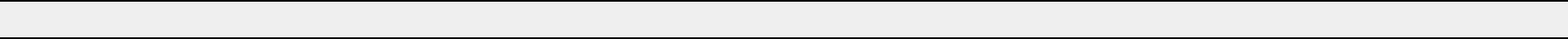
<?xml version="1.0" encoding="UTF-8"?>
<ui version="4.0">
 <class>FrameworkBottom</class>
 <widget class="qMRMLWidget" name="FrameworkBottom">
  <property name="geometry">
   <rect>
    <x>0</x>
    <y>0</y>
    <width>1868</width>
    <height>46</height>
   </rect>
  </property>
  <property name="sizePolicy">
   <sizepolicy hsizetype="Preferred" vsizetype="Fixed">
    <horstretch>0</horstretch>
    <verstretch>0</verstretch>
   </sizepolicy>
  </property>
  <property name="minimumSize">
   <size>
    <width>0</width>
    <height>46</height>
   </size>
  </property>
  <property name="maximumSize">
   <size>
    <width>16777215</width>
    <height>46</height>
   </size>
  </property>
  <property name="styleSheet">
   <string notr="true"/>
  </property>
  <layout class="QVBoxLayout" name="verticalLayout">
   <property name="spacing">
    <number>0</number>
   </property>
   <property name="leftMargin">
    <number>0</number>
   </property>
   <property name="topMargin">
    <number>0</number>
   </property>
   <property name="rightMargin">
    <number>0</number>
   </property>
   <property name="bottomMargin">
    <number>0</number>
   </property>
   <item>
    <widget class="QLabel" name="label">
     <property name="sizePolicy">
      <sizepolicy hsizetype="Maximum" vsizetype="Fixed">
       <horstretch>0</horstretch>
       <verstretch>0</verstretch>
      </sizepolicy>
     </property>
     <property name="minimumSize">
      <size>
       <width>2</width>
       <height>2</height>
      </size>
     </property>
     <property name="maximumSize">
      <size>
       <width>999999</width>
       <height>2</height>
      </size>
     </property>
     <property name="styleSheet">
      <string notr="true">background-color: rgb(0, 0, 0);</string>
     </property>
     <property name="text">
      <string/>
     </property>
    </widget>
   </item>
   <item>
    <widget class="QWidget" name="widget" native="true">
     <property name="minimumSize">
      <size>
       <width>200</width>
       <height>0</height>
      </size>
     </property>
     <layout class="QHBoxLayout" name="horizontalLayout_2">
      <property name="spacing">
       <number>0</number>
      </property>
      <property name="leftMargin">
       <number>12</number>
      </property>
      <property name="topMargin">
       <number>0</number>
      </property>
      <property name="rightMargin">
       <number>12</number>
      </property>
      <property name="bottomMargin">
       <number>0</number>
      </property>
      <item>
       <widget class="QWidget" name="menu" native="true">
        <property name="minimumSize">
         <size>
          <width>900</width>
          <height>0</height>
         </size>
        </property>
        <property name="maximumSize">
         <size>
          <width>1000</width>
          <height>16777215</height>
         </size>
        </property>
        <property name="styleSheet">
         <string notr="true"/>
        </property>
       </widget>
      </item>
      <item>
       <spacer name="horizontalSpacer">
        <property name="orientation">
         <enum>Qt::Horizontal</enum>
        </property>
        <property name="sizeHint" stdset="0">
         <size>
          <width>40</width>
          <height>20</height>
         </size>
        </property>
       </spacer>
      </item>
      <item>
       <widget class="QWidget" name="tools" native="true">
        <property name="minimumSize">
         <size>
          <width>900</width>
          <height>0</height>
         </size>
        </property>
        <property name="maximumSize">
         <size>
          <width>900</width>
          <height>16777215</height>
         </size>
        </property>
        <property name="styleSheet">
         <string notr="true"/>
        </property>
       </widget>
      </item>
     </layout>
    </widget>
   </item>
   <item>
    <widget class="QLabel" name="label_2">
     <property name="minimumSize">
      <size>
       <width>0</width>
       <height>2</height>
      </size>
     </property>
     <property name="maximumSize">
      <size>
       <width>16777215</width>
       <height>2</height>
      </size>
     </property>
     <property name="styleSheet">
      <string notr="true">background-color: rgb(0, 0, 0);</string>
     </property>
     <property name="text">
      <string/>
     </property>
    </widget>
   </item>
  </layout>
 </widget>
 <customwidgets>
  <customwidget>
   <class>qMRMLWidget</class>
   <extends>QWidget</extends>
   <header>qMRMLWidget.h</header>
   <container>1</container>
  </customwidget>
 </customwidgets>
 <resources/>
 <connections/>
</ui>
